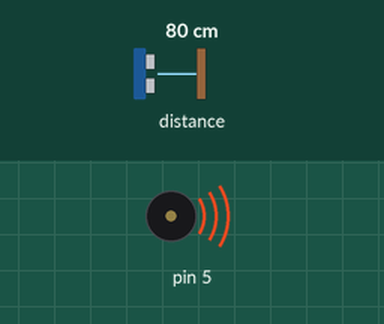
A sketch run on a simulated Arduino Uno, built with avr-gcc and run on an emulated ATmega328P. Parts: buzzer (waves = sounding). The inputs (shaded band) are chosen by the test bench; at power-on: distance to the obstacle 80 cm.

Above: at 0.1 s.
Timing chart, 0 to 1.6 s (numbered marks = the images above):
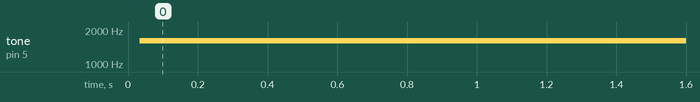

Measured:
- by itself, tone on pin 5: silent → 1600 Hz at 0.03 s

The sketch:

Continuous-vl53l0.ino
```cpp
/* This example shows how to use continuous mode to take
range measurements with the VL53L0X. It is based on
vl53l0x_ContinuousRanging_Example.c from the VL53L0X API.

The range readings are in units of mm. */

#include <Wire.h>
#include <VL53L0X.h>

VL53L0X sensor;

void setup()
{
//  Serial.begin(9600);
  Wire.begin();

  sensor.init();
  sensor.setTimeout(500);

  // Start continuous back-to-back mode (take readings as
  // fast as possible).  To use continuous timed mode
  // instead, provide a desired inter-measurement period in
  // ms (e.g. sensor.startContinuous(100)).
  sensor.startContinuous();
}

void loop()
{
  tone(PB5, (2 * sensor.readRangeContinuousMillimeters()));
//  Serial.print(sensor.readRangeContinuousMillimeters());
//  if (sensor.timeoutOccurred()) { Serial.print(" TIMEOUT"); }

//  Serial.println();
}
```
